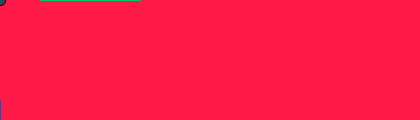
Frame 1 (no input)
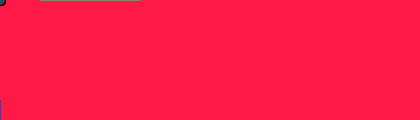
Frame 60 (the mouse pressed at the canvas centre just before this capture)
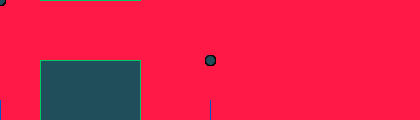
Frame 120 (the mouse held since frame 60 and released just before this capture)

The Processing sketch that drew these frames (run headless with seeded random() and noise(); from frame 60 on, the mouse is pressed at the canvas centre):

// Processing sketch: processing_45079
// ── processing_45079.pde

void setup(){
    size(420,120);
background(300,25,70);
    smooth();
  }
  
void draw(){
  stroke(0,89,200);
    line(mouseX,100,mouseX,120);
    fill(32,78,90);
    stroke(0,200,100);
    rect(40,mouseY,100,mouseX);
    stroke(10,0,0);
    ellipse(mouseX,mouseY,10,10);

 }
